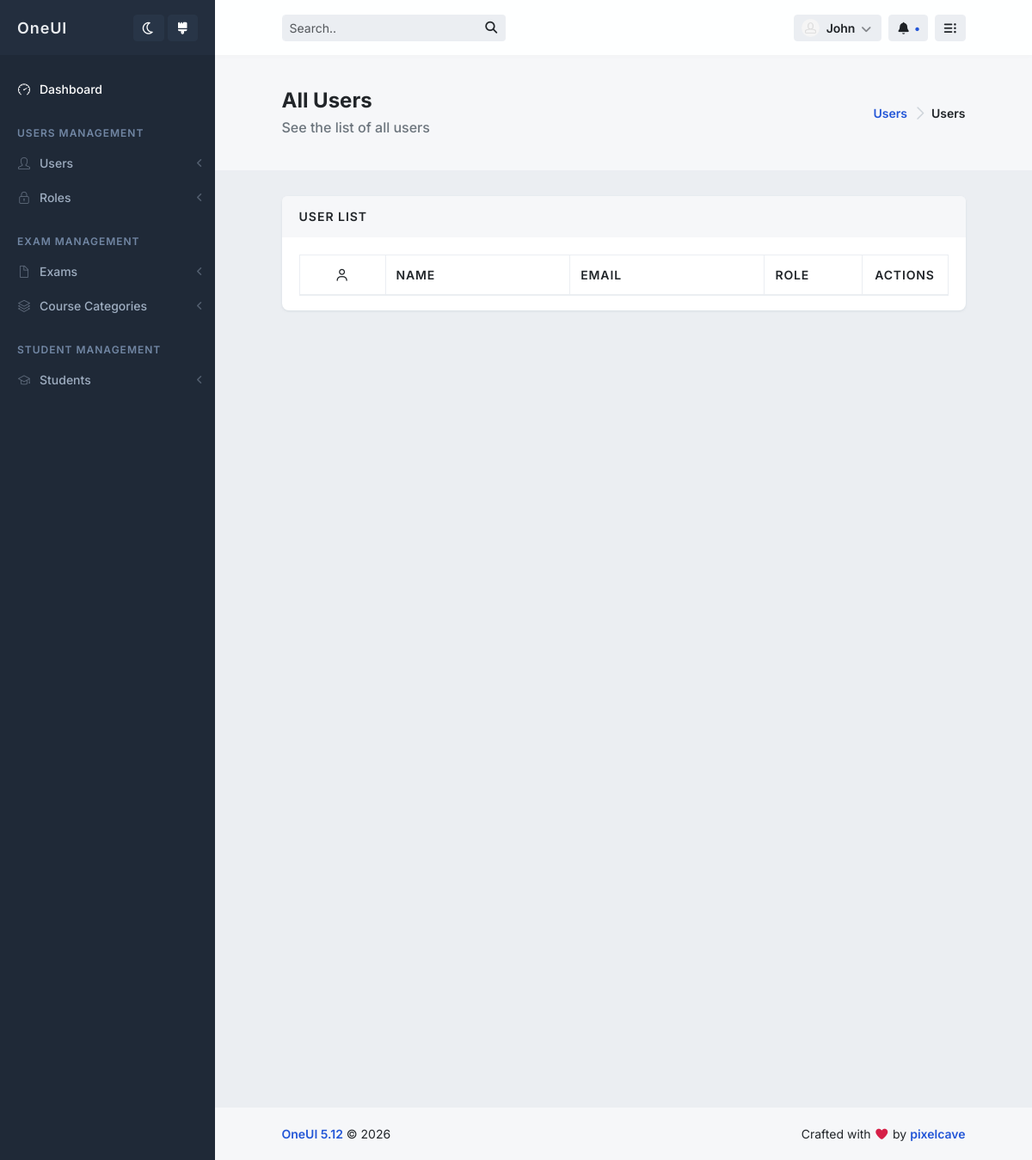
The page /admin/users on the database as committed earlier.
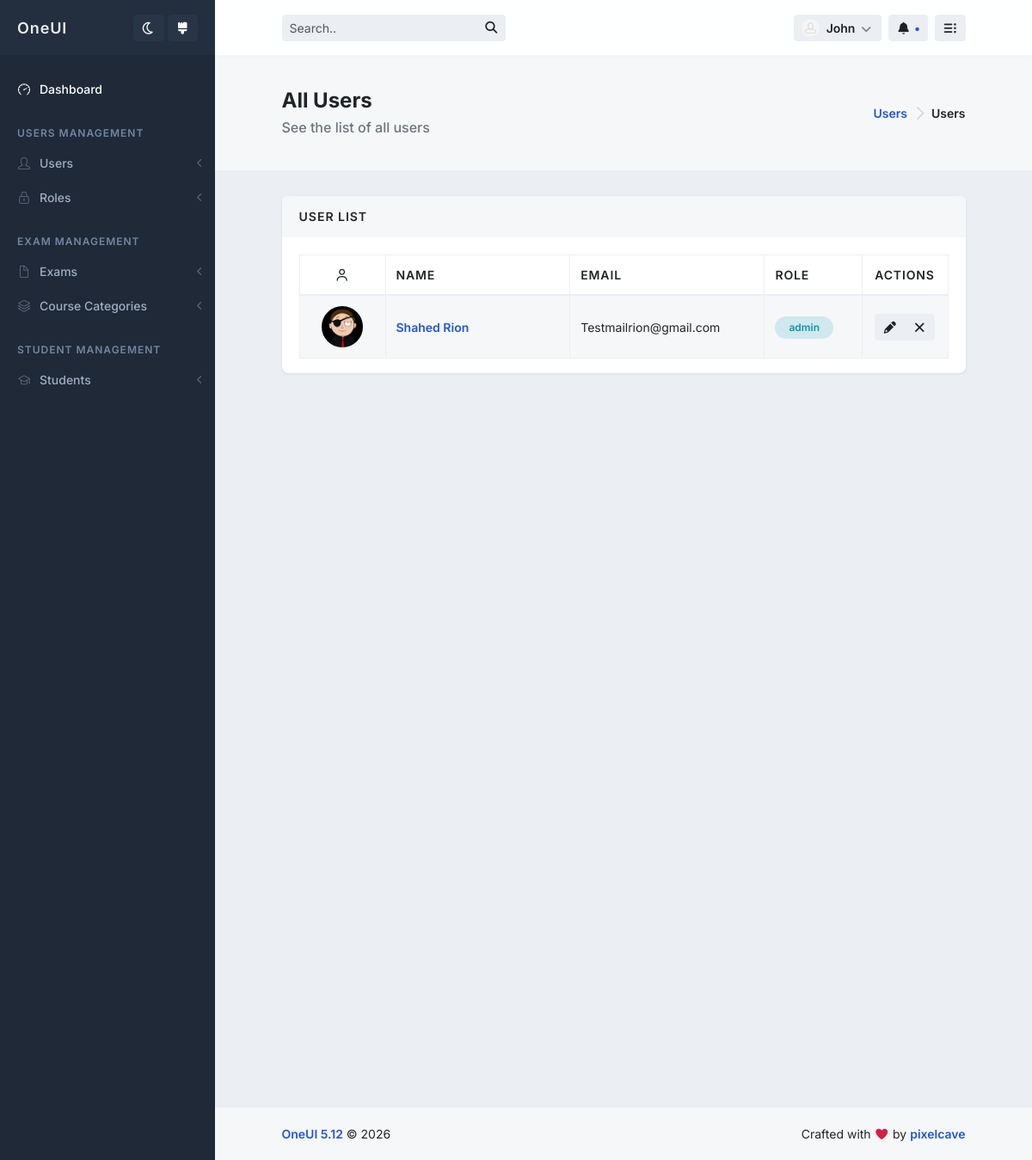
The same page on the database as committed later.
### tables this page shows
CREATE TABLE users (
    id INT PRIMARY KEY AUTO_INCREMENT,
    name VARCHAR(100),
    email VARCHAR(100),
    password VARCHAR(255),
    user_role INT,
    user_picture_link VARCHAR(255)
);

CREATE TABLE user_roles (
    id INT PRIMARY KEY AUTO_INCREMENT,
    name VARCHAR(100)
);

### admin/models/user.class.php (called while the page is built, shortened)
<?php
class User
{
    static public function readAll()
    {
        global $db;
        $sql = "SELECT u.id,u.name ,u.email,ur.name role, u.user_picture_link FROM users u, user_roles ur WHERE u.user_role = ur.id";
        $result = $db->query($sql);
        return $result->fetch_all(MYSQLI_ASSOC);
    }
}

### admin/views/pages/users/manage.php (the view, shortened to what this page needs)
<?php
require_once "models/user.class.php";
$rows = User::readAll();
?>
<main id="main-container">
  <div class="bg-body-light">
    <div class="content content-full">
      <div class="d-flex flex-column flex-sm-row justify-content-sm-between align-items-sm-center py-2">
        <div class="flex-grow-1">
          <h1 class="h3 fw-bold mb-1">
            All Users
          </h1>
          <h2 class="fs-base lh-base fw-medium text-muted mb-0">
            See the list of all users
          </h2>
        </div>
        <nav class="flex-shrink-0 mt-3 mt-sm-0 ms-sm-3" aria-label="breadcrumb">
          <ol class="breadcrumb breadcrumb-alt">
            <li class="breadcrumb-item">
              <a class="link-fx" href="javascript:void(0)">Users</a>
            </li>
            <li class="breadcrumb-item" aria-current="page">
              Users
            </li>
          </ol>
        </nav>
      </div>
    </div>
  </div>
  <div class="content">
    <div class="block block-rounded">
      <div class="block-header block-header-default">
        <h3 class="block-title">USER LIST</h3>
      </div>
      <div class="block-content">
        <div class="table-responsive">
          <table class="table table-bordered table-striped table-vcenter">
            <thead>
              <tr>
                <th class="text-center" style="width: 100px;">
                  <i class="far fa-user"></i>
                </th>
                <th>Name</th>
                <th style="width: 30%;">Email</th>
                <th style="width: 15%;">Role</th>
                <th class="text-center" style="width: 100px;">Actions</th>
              </tr>
            </thead>
            <tbody class="row-data-container">
              <?php foreach ($rows as $row): ?>
                <tr class="data-row-parent">
                  <td class="text-center">
                    <img class="img-avatar img-avatar48" src="<?= BASE_URL . $row['user_picture_link'] ?>" alt="">
                  </td>
                  <td class="fw-semibold fs-sm data-row-name">
                    <a href="user-profile?user-id=<?= $row['id'] ?>"><?= $row['name'] ?></a>
                  </td>
                  <td class="fs-sm"><?= $row['email'] ?></td>
                  <td>
                    <span class="fs-xs fw-semibold d-inline-block py-1 px-3 rounded-pill bg-info-light text-info"><?= $row['role'] ?></span>
                  </td>
                  <td class="text-center">
                    <div class="btn-group">
                      <a href="edit-user?id=<?= $row['id'] ?>" class="btn btn-sm btn-alt-secondary" data-bs-toggle="tooltip" title="Edit">
                        <i class="fa fa-fw fa-pencil-alt"></i>
                      </a>
                      <button type="button" class="btn btn-sm btn-alt-secondary delete-btn" title="Delete" data-bs-toggle="modal" data-bs-target="#deleteModal">
                        <i class="fa fa-fw fa-times"></i>
                      </button>
                    </div>
                  </td>
                </tr>
              <?php endforeach ?>
            </tbody>
          </table>
        </div>
      </div>
    </div>
  </div>
</main>

### admin/views/layouts/header.php (shortened to what this page needs)
<!doctype html>
<html lang="en" class="remember-theme">
  <head>
    <link rel="stylesheet" id="css-main" href="<?= BASE_URL_ADMIN ?>assets/css/oneui.min.css">
  </head>
  <body>

### admin/index.php (shortened to what this page needs)
<?php include_once "views/layouts/header.php"; ?>
    <div id="page-container" class="sidebar-o sidebar-dark enable-page-overlay side-scroll page-header-fixed main-content-narrow">
      <?php include_once "views/layouts/sidebar.php"; ?>
      <?php include_once "views/layouts/page-header.php"; ?>
      <?php include_once "route.php"; ?>
      <?php include_once "views/layouts/page-footer.php"; ?>
    </div>
 <?php include_once "views/layouts/footer.php"; ?>

### admin/views/layouts/sidebar.php (shortened to what this page needs)
<nav id="sidebar" aria-label="Main Navigation">
    <div class="content-header">
        <a class="fw-semibold text-dual" href="index.html">
            <span class="smini-hide fs-5 tracking-wider">OneUI</span>
        </a>
        <div class="d-flex align-items-center gap-1">
            <div class="dropdown">
                <button type="button" class="btn btn-sm btn-alt-secondary" id="sidebar-dark-mode-dropdown" data-bs-toggle="dropdown" aria-haspopup="true" aria-expanded="false">
                    <i class="far fa-fw fa-moon" data-dark-mode-icon></i>
                </button>
            </div>
            <div class="dropdown">
                <button type="button" class="btn btn-sm btn-alt-secondary" id="sidebar-themes-dropdown" data-bs-auto-close="outside" data-bs-toggle="dropdown" aria-haspopup="true" aria-expanded="false">
                    <i class="fa fa-fw fa-brush"></i>
                </button>
            </div>
        </div>
    </div>
    <div class="js-sidebar-scroll">
        <div class="content-side">
            <ul class="nav-main">
                <li class="nav-main-item">
                    <a class="nav-main-link active" href="dashboard">
                        <i class="nav-main-link-icon si si-speedometer"></i>
                        <span class="nav-main-link-name">Dashboard</span>
                    </a>
                </li>
                <li class="nav-main-heading">Users Management</li>
                <li class="nav-main-item">
                    <a class="nav-main-link nav-main-link-submenu" data-toggle="submenu" aria-haspopup="true" aria-expanded="false" href="#">
                        <i class="nav-main-link-icon si si-user"></i>
                        <span class="nav-main-link-name">Users</span>
                    </a>
                </li>
                <li class="nav-main-item">
                    <a class="nav-main-link nav-main-link-submenu" data-toggle="submenu" aria-haspopup="true" aria-expanded="false" href="#">
                        <i class="nav-main-link-icon si si-lock"></i>
                        <span class="nav-main-link-name">Roles</span>
                    </a>
                </li>
                <li class="nav-main-heading">Exam Management</li>
                <li class="nav-main-item">
                    <a class="nav-main-link nav-main-link-submenu" data-toggle="submenu" aria-haspopup="true" aria-expanded="false" href="#">
                        <i class="nav-main-link-icon si si-doc"></i>
                        <span class="nav-main-link-name">Exams</span>
                    </a>
                </li>
                <li class="nav-main-item">
                    <a class="nav-main-link nav-main-link-submenu" data-toggle="submenu" aria-haspopup="true" aria-expanded="false" href="#">
                        <i class="nav-main-link-icon si si-layers"></i>
                        <span class="nav-main-link-name">Course Categories</span>
                    </a>
                </li>
                <li class="nav-main-heading">Student Management</li>
                <li class="nav-main-item">
                    <a class="nav-main-link nav-main-link-submenu" data-toggle="submenu" aria-haspopup="true" aria-expanded="false" href="#">
                        <i class="nav-main-link-icon si si-graduation"></i>
                        <span class="nav-main-link-name">Students</span>
                    </a>
                </li>
            </ul>
        </div>
    </div>
</nav>

### admin/views/layouts/page-header.php (shortened to what this page needs)
<header id="page-header">
    <div class="content-header">
        <div class="d-flex align-items-center">
            <form class="d-none d-md-inline-block" action="be_pages_generic_search.html" method="POST">
                <div class="input-group input-group-sm">
                    <input type="text" class="form-control form-control-alt" placeholder="Search.." id="page-header-search-input2" name="page-header-search-input2">
                    <span class="input-group-text border-0">
                        <i class="fa fa-fw fa-search"></i>
                    </span>
                </div>
            </form>
        </div>
        <div class="d-flex align-items-center">
            <div class="dropdown d-inline-block ms-2">
                <button type="button" class="btn btn-sm btn-alt-secondary d-flex align-items-center" id="page-header-user-dropdown" data-bs-toggle="dropdown" aria-haspopup="true" aria-expanded="false">
                    <img class="rounded-circle" src="assets/media/avatars/avatar10.jpg" alt="Header Avatar" style="width: 21px;">
                    <span class="d-none d-sm-inline-block ms-2">John</span>
                    <i class="fa fa-fw fa-angle-down d-none d-sm-inline-block opacity-50 ms-1 mt-1"></i>
                </button>
            </div>
            <div class="dropdown d-inline-block ms-2">
                <button type="button" class="btn btn-sm btn-alt-secondary" id="page-header-notifications-dropdown" data-bs-toggle="dropdown" aria-haspopup="true" aria-expanded="false">
                    <i class="fa fa-fw fa-bell"></i>
                    <span class="text-primary">•</span>
                </button>
            </div>
            <button type="button" class="btn btn-sm btn-alt-secondary ms-2" data-toggle="layout" data-action="side_overlay_toggle">
                <i class="fa fa-fw fa-list-ul fa-flip-horizontal"></i>
            </button>
        </div>
    </div>
</header>

### admin/route.php
<?php
if (isset($_GET["page"])) {
    $page = $_GET["page"];
    if ($page == "dashboard" || $page == "dashboard.php") {
        include_once("views/pages/dashboard.php");
    }
    elseif ($page == "users" || $page == "users.php") {
        include_once("views/pages/users/manage.php");
    } elseif ($page == "create-user" || $page == "create-user.php") {
        include_once("views/pages/users/create.php");
    } elseif ($page == "edit-user" || $page == "edit-user.php") {
        include_once("views/pages/users/update.php");
    } elseif ($page == "user-profile" || $page == "user-profile.php") {
        include_once("views/pages/users/profile.php");
    } elseif ($page == "user-report" || $page == "user-report.php") {
        include_once("views/pages/users/report.php");
    }
    elseif ($page == "students" || $page == "students.php") {
        include_once("views/pages/students/manage.php");
    } elseif ($page == "create-student" || $page == "create-student.php") {
        include_once("views/pages/students/create.php");
    } elseif ($page == "edit-student" || $page == "edit-student.php") {
        include_once("views/pages/students/update.php");
    }
    elseif ($page == "roles" || $page == "roles.php") {
        include_once("views/pages/roles/manage.php");
    } elseif ($page == "create-role" || $page == "create-role.php") {
        include_once("views/pages/roles/create.php");
    } elseif ($page == "edit-role" || $page == "edit-role.php") {
        include_once("views/pages/roles/update.php");
    }
    elseif ($page == "exams" || $page == "exams.php") {
        include_once("views/pages/exams/manage.php");
    } elseif ($page == "create-exam" || $page == "create-exam.php") {
        include_once("views/pages/exams/create.php");
    } elseif ($page == "edit-exam" || $page == "edit-exam.php") {
        include_once("views/pages/exams/update.php");
    } elseif ($page == "questions" || $page == "questions.php") {
        include_once("views/pages/exams/questions.php");
    }
    elseif ($page == "course-categories" || $page == "course-categories.php") {
        include_once("views/pages/course-categories/manage.php");
    } elseif ($page == "create-course-category" || $page == "create-course-category.php") {
        include_once("views/pages/course-categories/create.php");
    } elseif ($page == "edit-course-category" || $page == "edit-course-category.php") {
        include_once("views/pages/course-categories/update.php");
    }
    else {
        include_once("views/pages/dashboard.php");
    }
} else {
    include_once("views/pages/dashboard.php");
}

### admin/views/layouts/page-footer.php
<footer id="page-footer" class="bg-body-light">
    <div class="content py-3">
        <div class="row fs-sm">
            <div class="col-sm-6 order-sm-2 py-1 text-center text-sm-end">
                Crafted with <i class="fa fa-heart text-danger"></i> by <a class="fw-semibold" href="https://pixelcave.com" target="_blank">pixelcave</a>
            </div>
            <div class="col-sm-6 order-sm-1 py-1 text-center text-sm-start">
                <a class="fw-semibold" href="https://pixelcave.com/products/oneui" target="_blank">OneUI 5.12</a> &copy; <span data-toggle="year-copy"></span>
            </div>
        </div>
    </div>
</footer>

### admin/views/layouts/footer.php (shortened to what this page needs)
  </body>
</html>

Rows that differ between the two databases and show on the page:
added users: user_picture_link (picture), name "Shahed Rion", email "Testmailrion@gmail.com", user_roles.name "admin"
